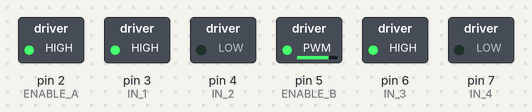
Recording of a sketch running on a simulated Arduino Uno, built with avr-gcc and run on an emulated ATmega328P. Shown: switched loads named in the sketch (green lamp = pin HIGH).

Above: at 0.1 s.
Timing chart, 0 to 1.6 s (numbered marks = the images above):
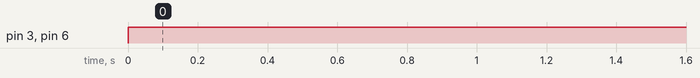

The sketch:

olimex_BB_L298.ino
```cpp
/*
 * Program to test the L298-based motor shield from Olimex
 *
 * Pins on the BB L298
 *  1: VCC
 *  2: ENABLE A
 *  3: IN 1
 *  4: In 2
 *  5: ENABLE B
 *  6: IN 3
 *  7: IN 4
 *  8: GND
 *
 */

const int ENABLE_A = 2;
const int IN_1 = 3;
const int IN_2 = 4;
const int ENABLE_B = 5;
const int IN_3 = 6;
const int IN_4 = 7;

void setup() {
    pinMode(ENABLE_A, OUTPUT);
    pinMode(IN_1, OUTPUT);
    pinMode(IN_2, OUTPUT);
    pinMode(ENABLE_B, OUTPUT);
    pinMode(IN_3, OUTPUT);
    pinMode(IN_4, OUTPUT);

    //PWM on the enable pins
    analogWrite(ENABLE_A, 200);
    analogWrite(ENABLE_B, 200);
}

void loop() {
    digitalWrite(IN_1, HIGH);
    digitalWrite(IN_2, LOW);
    digitalWrite(IN_3, HIGH);
    digitalWrite(IN_4, LOW);
}
```

Measured:
- by itself, pin 3 (IN_1), pin 6 (IN_3): LOW → HIGH at 0.00 s
